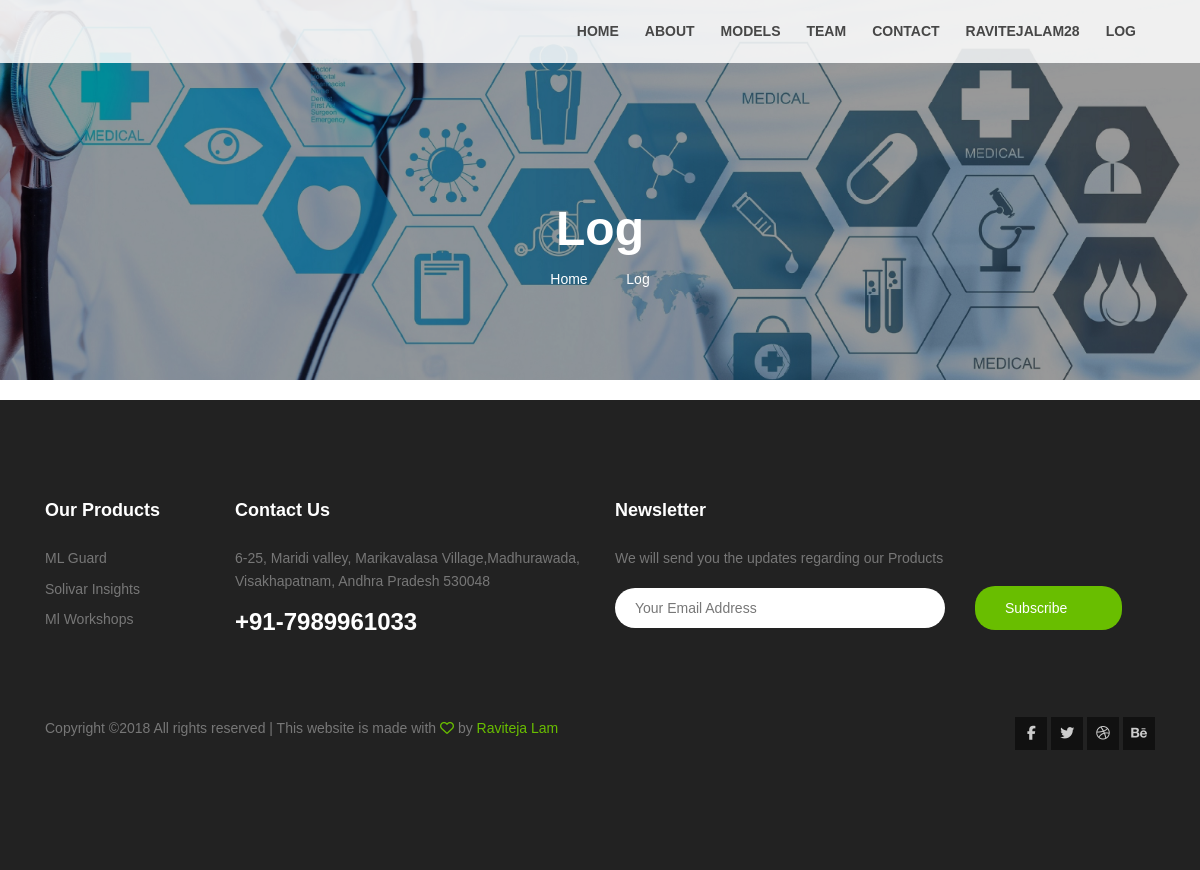
The page /log/ (signed in) on the database as committed earlier.
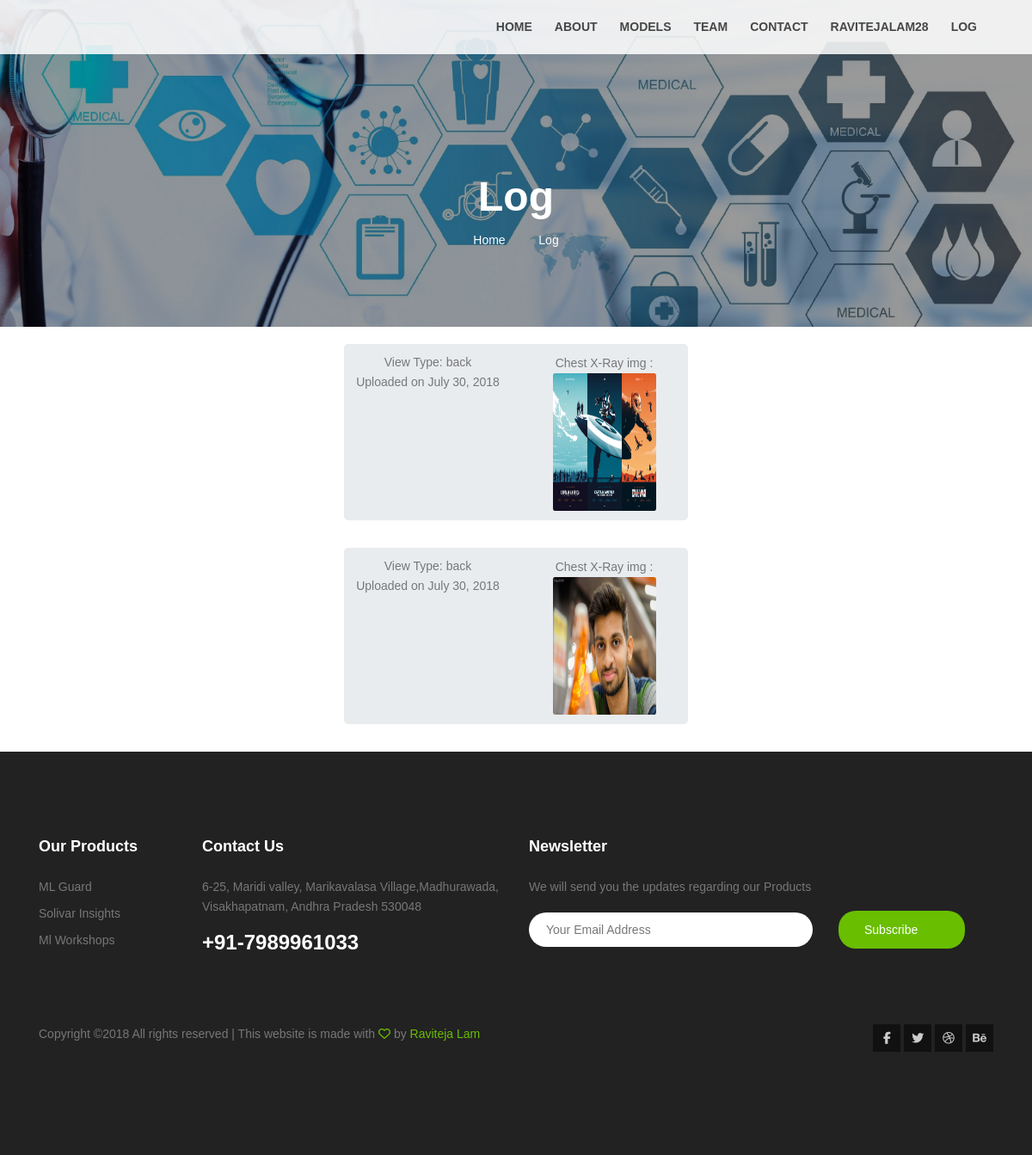
The same page on the database as committed later.
### chestxray/models.py (models this page shows, shortened)
class Testing(models.Model):
    image = models.ImageField(upload_to='chestxray_image/', blank=True)
    side = models.CharField(max_length=8)
    gender = models.CharField(max_length=8)
    submitted_on = models.DateField(("Date"),blank=True)
    description = models.TextField(max_length=2048,blank=True)
    user = models.ForeignKey(User,on_delete=models.CASCADE)

### chestxray/views.py (the view)
# urls.py: url('log/',result,name="log"),
def result(request):
    context_dict = {}
    test_result = Testing.objects.filter(user = request.user)
    context_dict['result'] = test_result
    return render(request, 'history.html', context_dict)

### chestxray/templates/history.html (shortened to what the changed rows need)
{% load staticfiles %}
<!DOCTYPE html>
<html class="no-js" style="display: block;" lang="zxx"><link type="text/css" id="dark-mode" rel="stylesheet" href=""><style type="text/css" id="dark-mode-custom-style"></style><head>
		<link href="{% static "team_files/css.css" %}" rel="stylesheet">
		<link rel="stylesheet" href="https://use.fontawesome.com/releases/v5.1.1/css/all.css">
			<link rel="stylesheet" href="{% static "team_files/linearicons.css"%}">
			<link rel="stylesheet" href="{% static "team_files/font-awesome.css"%}">
			<link rel="stylesheet" href="{% static "team_files/bootstrap.css"%}">
			<link rel="stylesheet" href="{% static "team_files/magnific-popup.css"%}">
			<link rel="stylesheet" href="{% static "team_files/jquery-ui.css"%}">
			<link rel="stylesheet" href="{% static "team_files/nice-select.css"%}">
			<link rel="stylesheet" href="{% static "team_files/animate.css"%}">
			<link rel="stylesheet" href="{% static "team_files/owl.css"%}">
			<link rel="stylesheet" href="{% static "team_files/jquery-ui.css"%}">
			<link rel="stylesheet" href="{% static "team_files/main.css"%}">
		</head>
		<body style="display: block;"><button type="button" id="mobile-nav-toggle"></button>
			<section class="banner-area relative about-banner" id="home">
				<div class="container">
					<div class="row d-flex align-items-center justify-content-center">
						<div class="about-content col-lg-12">
							<h1 class="text-white">
								Log
							</h1>
						</div>
					</div>
				</div>
			</section>
			<div style="margin: 20px; padding: 0px;">
                {% for res in result %}
                      <center>
                      <div class="jumbotron" style="height: 180 px; width: 400px; padding: 10px;">
                          <div class="row">
                              <div class="col-lg-6">
                                  View Type: {{ res.side }}<br/>
                                  Uploaded on {{ res.submitted_on }}
                              </div>
                              <div class="col-lg-6" style="padding: 1px;">
                                  Chest X-Ray img :<img src="{{ res.image.url }}" alt="img" class="img-responsive img-rounded" height="160" width="120" style="border-radius: 2%;"><br/>
                              </div>
                          </div>
                      </div>
                      </center>
                {% endfor %}
            </div>
</body>
</html>

Rows that differ between the two databases and show on the page:
added Testing: side "back", submitted_on "July 30, 2018", image (picture)
added Testing: side "back", submitted_on "July 30, 2018", image (picture)
